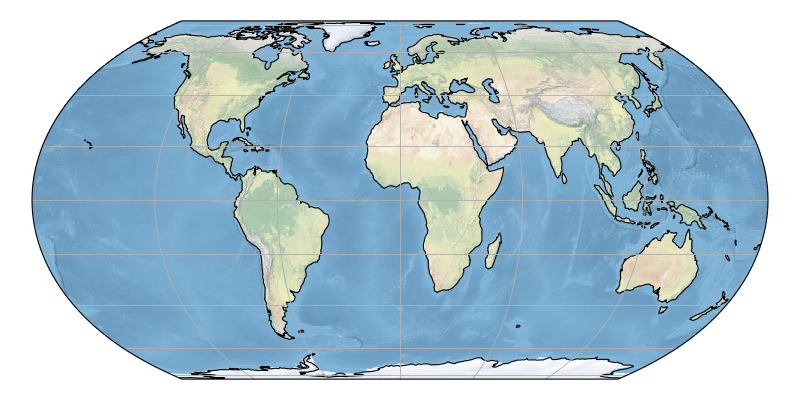

The script that drew this image:
import matplotlib.pyplot as plt
import cartopy.crs as ccrs

eq_earth = ccrs.EqualEarth()
fig = plt.figure(figsize=(10, 5))
ax = plt.axes(projection=eq_earth)
ax.set_global()
ax.gridlines()
ax.stock_img()
ax.coastlines()
plt.show()
